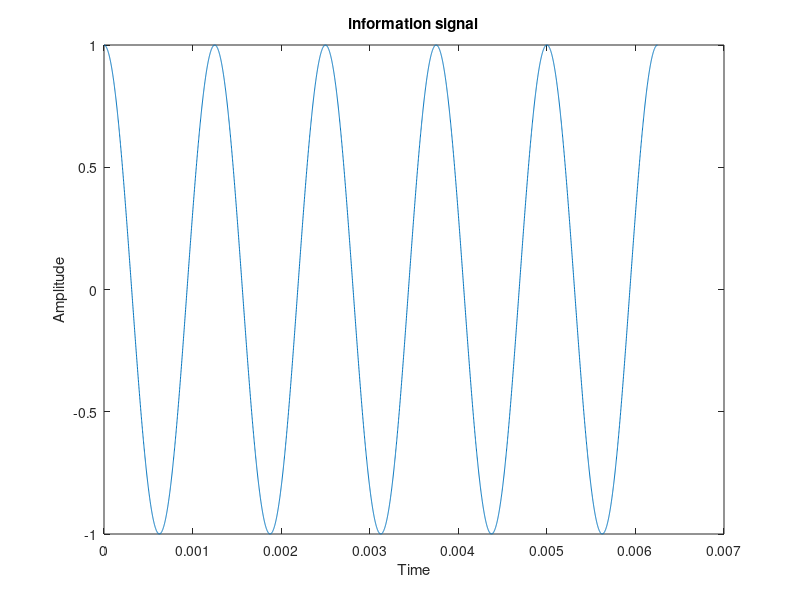
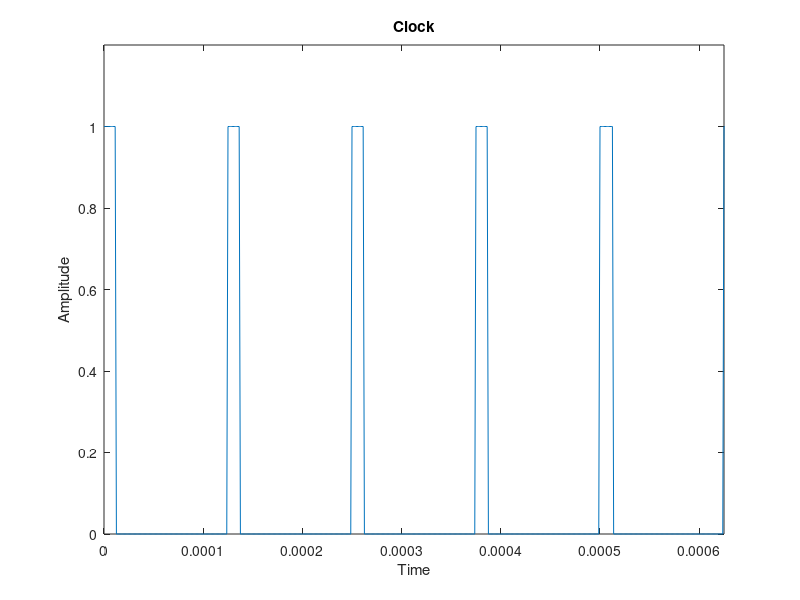
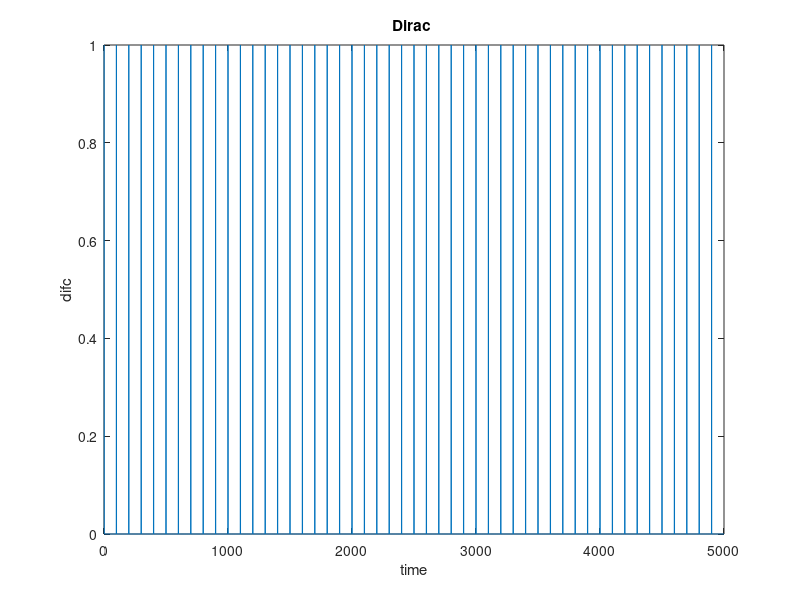
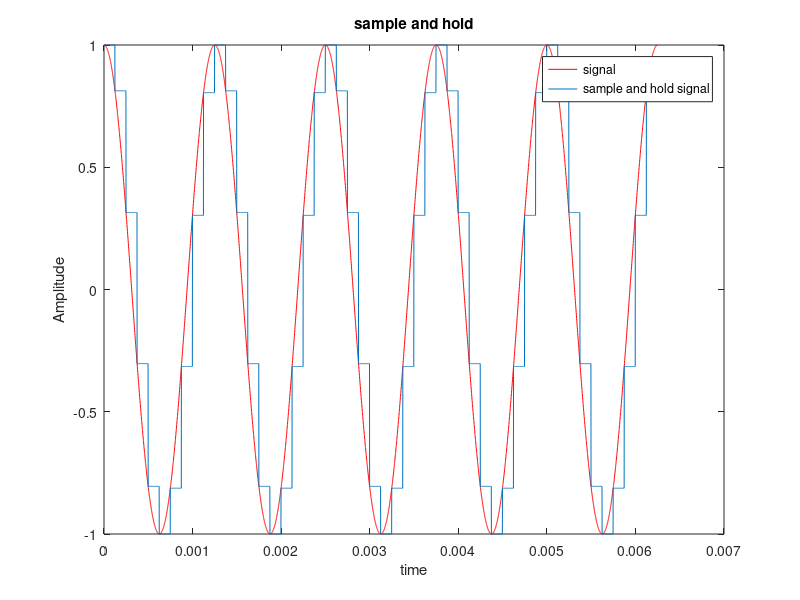

MATLAB code for these plots, in order: (Note: this script raises an error after producing the figures.)
%%%%%%%%%%%%%%%%%%%%%%%%
%MATLAB CODE FOR PULSE MODULATIONS
%%
%signal definitions
A0=1;      %%Amplitude
fm=800;    %%frequency of signal
fs=10*fm;   %%clock frequency
fd=100*fs;    %%sampling frequency
t=0:1/fd:5/fm-1/fd;
signal=A0*cos(2*pi*t*fm);
figure('Name','Signal');
plot(t,signal);
title('information signal');
xlabel('Time');
ylabel('Amplitude');
clock=0.5*square(2*pi*fs*t,10)+0.5;
figure('Name','Clock');
plot(t,clock);
title('Clock');
xlabel('Time');
ylabel('Amplitude');
axis([0 5/fs 0  1.2]);
difc=[max(diff(clock),0) 0];
difc(1)=1;
figure ('Name','Dirac');
plot(difc);
title('Dirac ');
xlabel('time');
ylabel('difc');
%%
%PAM
sample=0;
sampl_hold=zeros(1,length(signal));
for i=1:length(signal)
    if difc(i)>0
        sample=signal(i);
    end
    sampl_hold(i)=sample;
end
figure ('Name','sample');
plot(t,signal,'r');
hold on;
plot(t,  sampl_hold);
title('sample and hold');
xlabel('time');
ylabel('Amplitude');
legend('signal','sample and hold signal');
PAM=sampl_hold.*clock;
figure ('Name','PAM');
plot(PAM);
title('PAM ');
xlabel('time');
ylabel('Amplitude');
%%
%fourier transform for PAM 
N=length(PAM);
f=[-fd/2:fd/N:(fd/2)-(fd/N)];
PAM_f=fftshift(fft(PAM));
figure ('Name','fourier PAM');
plot(f,abs(PAM_f./max(PAM_f))); %% normalized to 1 by dividing to maximum value
title('F PAM ');
xlabel('frequency');
ylabel('Amplitude');
%%
%demodulation of PAM and that done by using LPF
N=6;
fc=fs/(2*(fd/2));
[b,a]=butter(N,Wc);  
freqz(b,a);
%restoring the signal
y=filter(b,a,PAM);
figure ('Name','PAM');
plot(y);
title('PAM demodulation ');
xlabel('time');
ylabel('Amplitude');

%% 
%PWM MODULATION
A=1.2;
sw=A*sawtooth(2*pi*fs*t+pi);
figure ('Name','sawtooth signal with inforrmation signal');
subplot(2,1,1)
plot(t,sw,t,signal);
title('sawtooth signal with inforrmation signal ');
xlabel('time');
ylabel('Amplitude');
axis([0 10/fs -A-0.5  A+0.5]);
% the PWM modulated signal;
PWM=zeros(1,length(signal));
for i=1:length(signal)
    if sw(i)<= signal(i)
        PWM(i)=1;
    end
    if sw(i)>signal(i)
        PWM(i)=0;
    end
end
subplot(2,1,2);
plot(t,PWM);
title('PWM');
xlabel('time');
ylabel('Amplitude');
axis([0 10/fs 0 1.2]);
%%
%fourier transform for PWM 
N=length(PWM);
f=[-fd/2:fd/N:(fd/2)-(fd/N)];
PWM_f=fftshift(fft(PWM));
figure ('Name','fourier PAM');
plot(f,abs(PWM_f./max(PWM_f))); %% normalized to 1 by dividing to maximum value
title('F PAM ');
xlabel('frequency');
ylabel('Amplitude');
%%
%Demodulation of PWM

